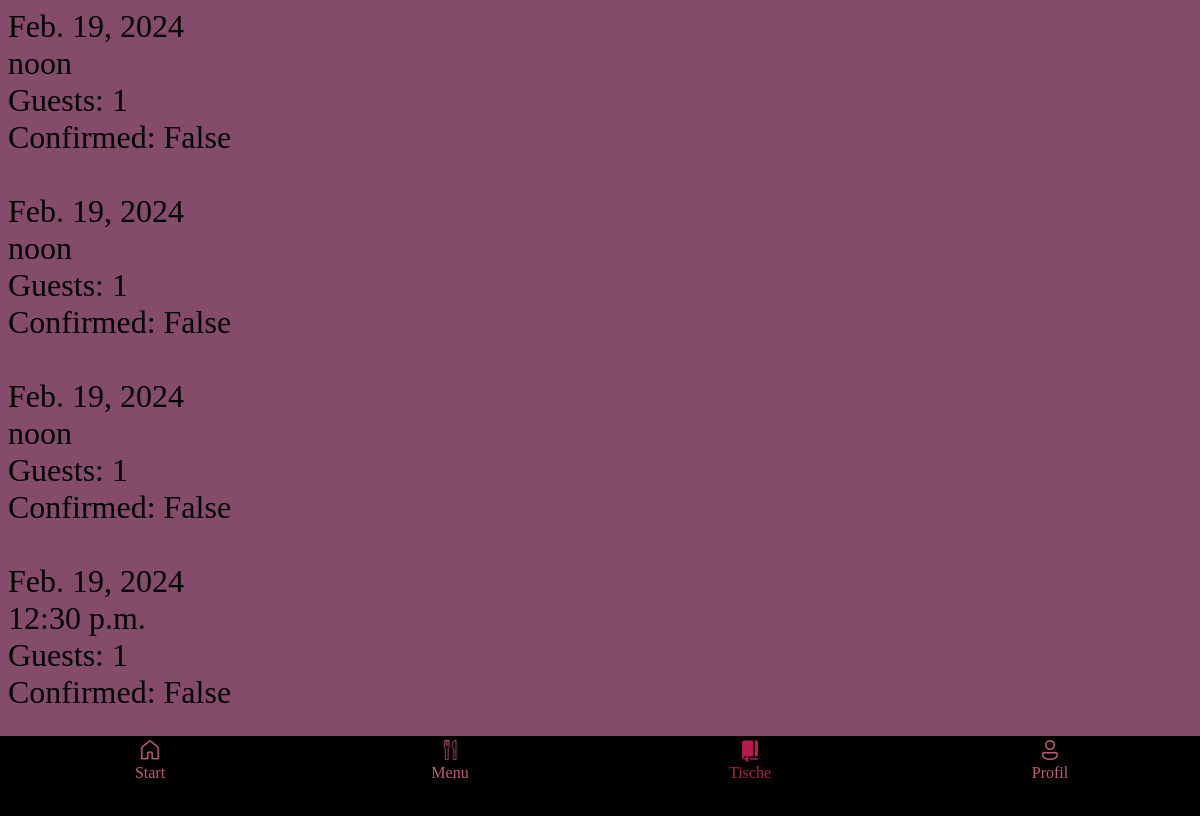
Page /user/orders/ (signed in) on the committed database.
### reservation_app/models.py (models this page shows, shortened)
class Book(models.Model):
    user = models.ForeignKey(settings.AUTH_USER_MODEL, on_delete=models.CASCADE, default=1)
    time = models.TimeField(default='12:30:00')
    date = models.DateField(default='2024-02-19')
    guests = models.IntegerField(default=1)
    confirmation= models.CharField(default='False', max_length=20)

### reservation_app/views.py (the view)
# urls.py: path('user/orders/', views.user_orders, name='user_orders'),
def user_orders(request):
    if request.user.is_authenticated:
        if request.user.is_superuser:
            return redirect('orders_admin')
        else:
            user_orders = Book.objects.filter(user=request.user)
            return render(request, 'user_orders.html', {'user_orders': user_orders})
    else:
        return render(request, 'login.html')

### reservation_app/templates/user_orders.html (shortened to what this page needs)
{% extends 'base.html' %}
{% block content %}
     {% if user.is_authenticated %}
     {% for order in user_orders %}
     <label>{{ order.date }} <br>{{ order.time }} <br> Guests: {{ order.guests }} <br> Confirmed: {{ order.confirmation }}<br><br></label>
     {% endfor %}
     {% endif %}
     {% load static %}
<a href="{% url 'home' %}">
  <button class="tabbar home">
      <img src="{% static 'icons/home.png' %}">
      <br>
      Start
  </button>
</a>
<a href="{% url 'menu' %}">
  <button class="tabbar menu">
      <img src="{% static 'icons/menu.png' %}" >
      <br>
      Menu
  </button>
</a>
<a href="{% url 'user_orders' %}">
  <button class="tabbar mybook">
      <img src="{% static 'icons/tables_active.png' %}">
      <br>
      Tische
  </button>
</a>
{% if user.is_authenticated %}
<a href="{% url 'account' %}">
  <button class="tabbar login_user">
      <img src="{% static 'icons/account.png' %}">
      <br>
      Profil
  </button>
</a>
{% endif %}
{% endblock %}

### reservation_app/templates/base.html (shortened to what this page needs)
<!DOCTYPE html>
<html>
<head>
    {% load static %}
</head>
<body>
    <div class="content">
        {% block content %}{% endblock %}
    </div>
</body>
</html>

### reservation_app/templates/user_orders.html (style rules this page uses)
label { font-size: 4vh; margin-bottom: 2vh; }
.mybook { color:var(--active_button) }

### rows in the picture
Book: date "Feb. 19, 2024", time "noon", guests "1", confirmation "False"
Book: date "Feb. 19, 2024", time "noon", guests "1", confirmation "False"
Book: date "Feb. 19, 2024", time "noon", guests "1", confirmation "False"
Book: date "Feb. 19, 2024", time "12:30 p.m.", guests "1", confirmation "False"
